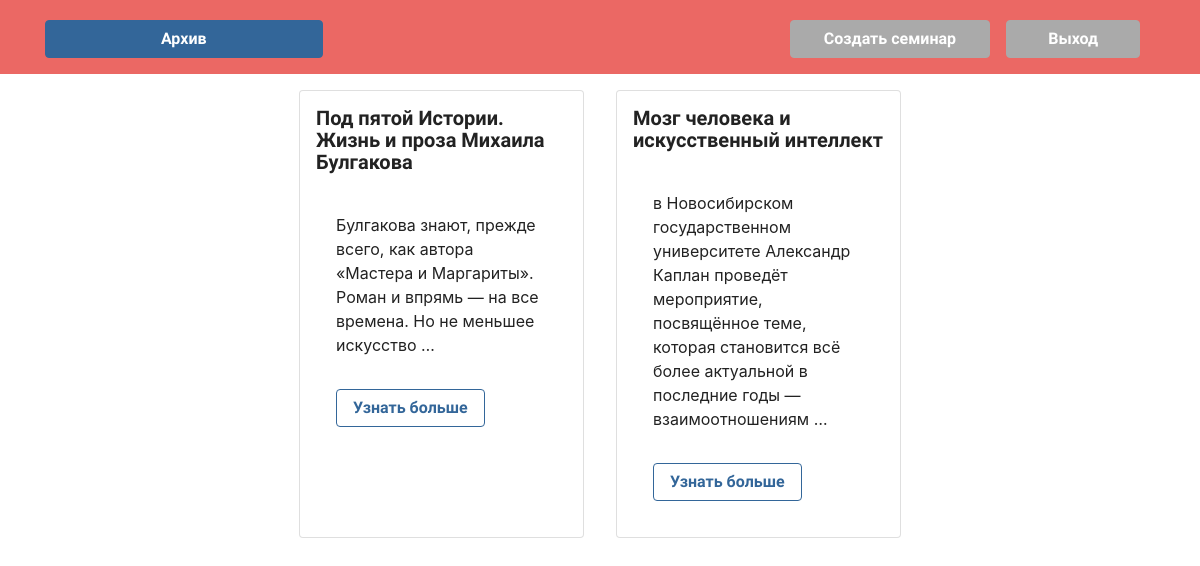
Screenshot of /science_workshops/ (signed in) with the database file from the repository.
### workshops_app/models.py (models this page shows, shortened)
class ScienceWorkshop(models.Model):
    title = models.CharField(max_length=100, verbose_name='Название семинара')
    description = models.CharField(max_length=500, verbose_name='Описание', default=' ')
    date_time = models.DateTimeField(verbose_name='Дата проведения')
    place = models.CharField(max_length=200, verbose_name='Место проведения')
    theme = models.ForeignKey(Theme, on_delete=models.SET_NULL, null=True, verbose_name='Тематика')
    organizer = models.ForeignKey(User, on_delete=models.SET_NULL, null=True, verbose_name='Организатор')
    speaker = models.CharField(max_length=100, verbose_name='Лектор', default=None)
    is_over = models.BooleanField(null=True)
    max_listeners = models.IntegerField(null=True, verbose_name='Максимальное количество слушателей')
    def get_absolute_url(self):
        return reverse('science_workshop_detail_url', kwargs={'id': self.id})

### workshops_app/views.py (the view)
# urls.py: path('science_workshops/', v.science_workshops_list, name='science_workshops'),
def science_workshops_list(request):
    science_workshops = ScienceWorkshop.objects.filter(is_over=False)
    return render(request, 'workshops_list.html', context={'science_workshops': science_workshops, 'list_type': 'new'})

### templates/workshops_list.html
{% extends 'base.html' %}
{% block content %}
    <div class="row d-flex justify-content-center">
        {% for workshop in science_workshops %}
        <div class="card m-3 p-3 col-3">
            <div class="card-title">
                <h5>{{ workshop.title }}</h5>
            </div>
            <div class="card-body">
                <p class="card-text">
                    {{ workshop.description | truncatewords:20 }}
                </p>
                <a href="{{ workshop.get_absolute_url }}" class="btn btn-outline-info mt-3"> Узнать больше </a>
            </div>
        </div>
        {% endfor %}
    </div>
{% endblock %}

### rows the page displays
ScienceWorkshop: title "Под пятой Истории. Жизнь и проза Михаила Булгакова", description "Булгакова знают, прежде всего, как автора «Мастера и Маргариты». Роман и впрямь — на все времена. Но не меньшее искусство …"
ScienceWorkshop: title "Мозг человека и искусственный интеллект", description "в Новосибирском государственном университете Александр Каплан проведёт мероприятие, посвящённое теме, которая становится всё более актуальной в последние годы — взаимоотношениям …"
